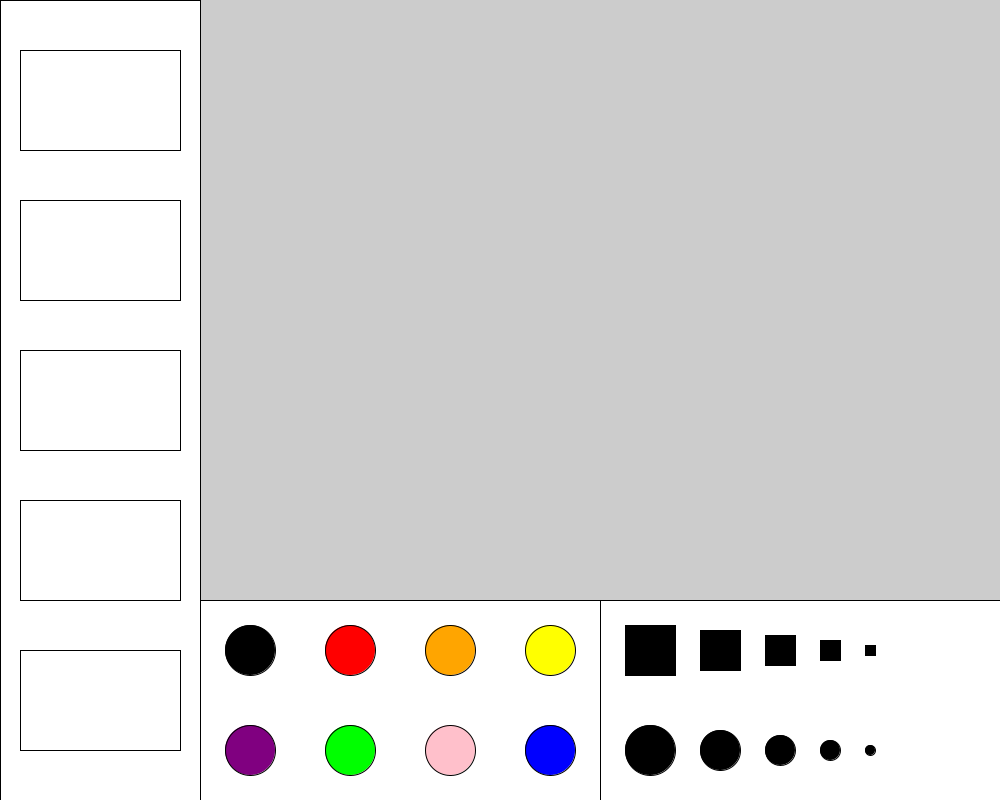
Frame 1 (no input)
Frame 60 (the mouse pressed at the canvas centre just before this capture): identical to frame 1, image omitted
Frame 120 (the mouse held since frame 60 and released just before this capture): identical to frame 1, image omitted

The Processing sketch that drew this single still picture (run headless with seeded random() and noise(); from frame 60 on, the mouse is pressed at the canvas centre):

// Processing sketch: Drawing_Project
// ── Drawing_Project.pde
/*

Final Project
Computer Science 10 SY 2017-2018 Sem. 1
Author: MARCO COTIA

Drawing Project

*/
//colours
color black = #000000, red = #ff0000, orange = #FFA500, 
yellow = #FFFF00, purple = #800080, lime = #00FF00,
pink = #FFC0CB, blue = #0000FF, white = #FFFFFF;

void setup(){
size (1000,800);

println ("Start of Console");

//Shapes
rect(200,600,400,200);//bottom middle rect
  //colour buttons
  fill(black);
  ellipse(250,650,50,50);//top left
  fill(red);
  ellipse(350,650,50,50);
  fill(orange);
  ellipse(450,650,50,50);
  fill(yellow);
  ellipse(550,650,50,50);//top right
  fill(purple);
  ellipse(250,750,50,50);//botton left
  fill(lime);
  ellipse(350,750,50,50);
  fill(pink);
  ellipse(450,750,50,50);
  fill(blue);
  ellipse(550,750,50,50);//bottom right
  fill(white);
  
rect(600,600,400,200);//bottom right rect
fill(black);
rectMode(CENTER);
  rect(650,650,50,50);
  rect(720,650,40,40);
  rect(780,650,30,30);
  rect(830,650,20,20);
  rect(870,650,10,10);
rectMode(CORNER);
  ellipse(650,750,50,50);
  ellipse(720,750,40,40);
  ellipse(780,750,30,30);
  ellipse(830,750,20,20);
  ellipse(870,750,10,10);
fill(white);

rect(0,0,200,1000);//Left rect
  rect(20,50,160,100);
  rect(20,200,160,100);
  rect(20,350,160,100);
  rect(20,500,160,100);
  rect(20,650,160,100);
}
// ── Buttons.pde
void mousePressed(){}
// ── Void_draw.pde
void draw(){}
